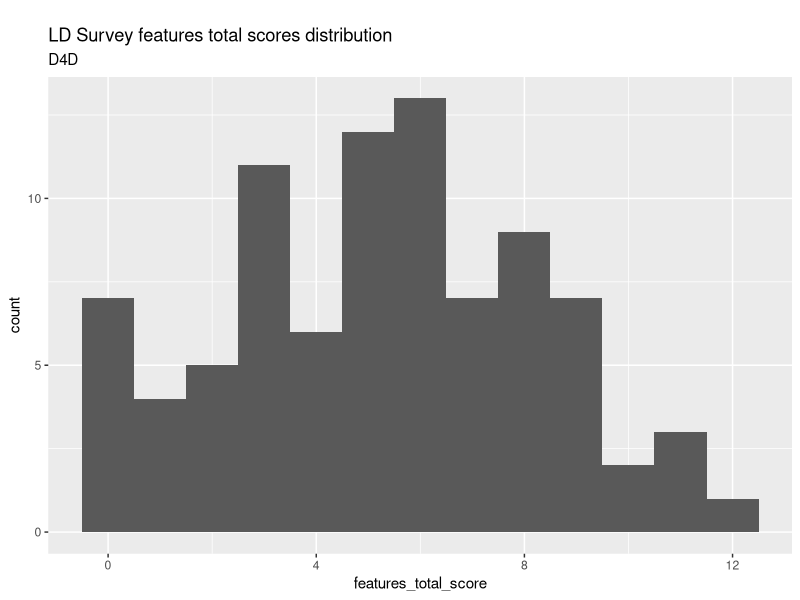

The R script that drew this image:
## ---- chunk 1
knitr::opts_chunk$set(echo = TRUE)
## ---- chunk 2

# Load libraries

library(tidyverse)
library(tidytext)
library(knitr)
library(stringr)
library(kableExtra)


# Load data
ld_survey <- read_csv("data/ld_survey_anonymized_20180301.csv")
names(ld_survey) <- c("response_id", "ld_features", "rev1_score", "rev2_score", "rev3_score", "rev4_score", "features_total_score")

## ---- chunk 3

ld_survey %>%
  top_n(1, wt = features_total_score) %>%
  kable("html") %>%
  kable_styling(bootstrap_options = c("striped", "hover", "condensed"))

## ---- chunk 4

ld_survey %>%
  top_n(-1, wt = features_total_score) %>%
  kable("html") %>%
  kable_styling(bootstrap_options = c("striped", "hover", "condensed"))

## ---- chunk 5

summary(ld_survey$features_total_score)

ggplot(ld_survey, aes(features_total_score)) + geom_histogram(binwidth = 1) +
  ggtitle("\nLD Survey features total scores distribution", subtitle = "D4D")

## ---- chunk 6

cor(ld_survey[c("rev1_score", "rev2_score", "rev3_score", "rev4_score")], use = "complete")
